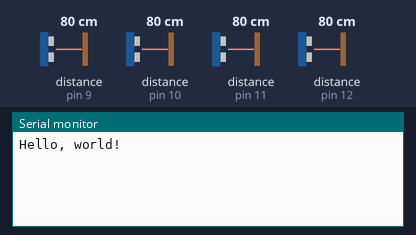
Bench run of a program on a simulated Teensy 3. Shown: the last lines printed to the serial monitor. Wiring (inferred from the names in the program): 4 × ultrasonic range finder: trigger pin 13, echo pin 12 / trigger A0, echo pin 11 / trigger A1, echo pin 10 / trigger A2, echo pin 9. Inputs (shaded band) come from the test bench; at power-on: distance to the obstacle (sensors on pin 10, pin 12, pin 9, pin 11) 80 cm. The echo pulse lasts 58.3 µs per cm.

Above: at 1.6 s.
1.7 s: distance to the obstacle (sensor on pin 10) set to 2 cm
At 3.0 s:
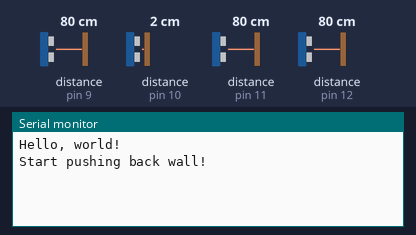
3.5 s: distance to the obstacle (sensor on pin 12) set to 2 cm
At 4.2 s:
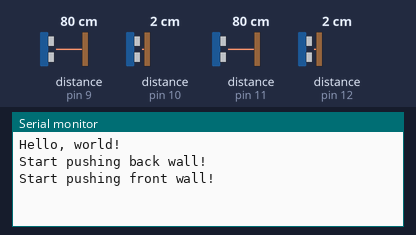

The program:

main.cpp
```cpp
#include <Arduino.h>

#define leftFrontUltraTrigPin     13
#define leftFrontUltraEchoPin     12
#define rightFrontUltraTrigPin    14
#define rightFrontUltraEchoPin    11
#define leftBackUltraTrigPin      15
#define leftBackUltraEchoPin      10
#define rightBackUltraTrigPin     16
#define rightBackUltraEchoPin     9

const int trigPeriod = 20000;
const int wallThresHigh = 50;
const int wallThresLow = 40;
IntervalTimer unitTimer;

int timer = 0;
int leftFrontEchoRiseTime = 0;
int leftFrontEchoFallTime = 0;
int rightFrontEchoRiseTime = 0;
int rightFrontEchoFallTime = 0;
int leftBackEchoRiseTime = 0;
int leftBackEchoFallTime = 0;
int rightBackEchoRiseTime = 0;
int rightBackEchoFallTime = 0;
int leftFrontDis = 8888888;
int rightFrontDis = 8888888;
int leftBackDis = 8888888;
int rightBackDis = 8888888;

void timerCount(void);
void leftFrontEchoRise(void);
void leftFrontEchoFall(void);
void rightFrontEchoRise(void);
void rightFrontEchoFall(void);
void leftBackEchoRise(void);
void leftBackEchoFall(void);
void rightBackEchoRise(void);
void rightBackEchoFall(void);
bool eventFrontWallTouched(void);
bool eventBackWallTouched(void);

void setup() {
  // put your setup code here, to run once:
  Serial.begin(9600);
  while(!Serial);
  Serial.println("Hello, world!");
  pinMode(leftFrontUltraTrigPin, OUTPUT);
  pinMode(rightFrontUltraTrigPin, OUTPUT);
  pinMode(leftBackUltraTrigPin, OUTPUT);
  pinMode(rightBackUltraTrigPin, OUTPUT);
  digitalWrite(leftFrontUltraTrigPin, LOW);
  digitalWrite(rightFrontUltraTrigPin, LOW);
  digitalWrite(leftBackUltraTrigPin, LOW);
  digitalWrite(rightBackUltraTrigPin, LOW);
  pinMode(leftFrontUltraEchoPin, INPUT);
  pinMode(rightFrontUltraEchoPin, INPUT);
  pinMode(leftBackUltraEchoPin, INPUT);
  pinMode(rightBackUltraEchoPin, INPUT);

  unitTimer.begin(timerCount, 5);
  attachInterrupt(digitalPinToInterrupt(leftFrontUltraEchoPin), leftFrontEchoRise, RISING);
  attachInterrupt(digitalPinToInterrupt(leftFrontUltraEchoPin), leftFrontEchoFall, FALLING);
  attachInterrupt(digitalPinToInterrupt(rightFrontUltraEchoPin), rightFrontEchoRise, RISING);
  attachInterrupt(digitalPinToInterrupt(rightFrontUltraEchoPin), rightFrontEchoFall, FALLING);
  attachInterrupt(digitalPinToInterrupt(leftBackUltraEchoPin), leftBackEchoRise, RISING);
  attachInterrupt(digitalPinToInterrupt(leftBackUltraEchoPin), leftBackEchoFall, FALLING);
  attachInterrupt(digitalPinToInterrupt(rightBackUltraEchoPin), rightBackEchoRise, RISING);
  attachInterrupt(digitalPinToInterrupt(rightBackUltraEchoPin), rightBackEchoFall, FALLING);
}

void loop() {
  // put your main code here, to run repeatedly:
  if(eventFrontWallTouched()){
    Serial.println("Start pushing front wall!");
  }
  if(eventBackWallTouched()){
    Serial.println("Start pushing back wall!");
  }
}

void timerCount(){
  timer ++;
  if(timer >= trigPeriod){
    timer = 0;
    digitalWrite(leftFrontUltraTrigPin, HIGH);
    digitalWrite(rightFrontUltraTrigPin, HIGH);
    digitalWrite(leftBackUltraTrigPin, HIGH);
    digitalWrite(rightBackUltraTrigPin, HIGH);
  }
  if(timer == 2){
    digitalWrite(leftFrontUltraTrigPin, LOW);
    digitalWrite(rightFrontUltraTrigPin, LOW);
    digitalWrite(leftBackUltraTrigPin, LOW);
    digitalWrite(rightBackUltraTrigPin, LOW);
  }
}

void leftFrontEchoRise(){
  leftFrontEchoRiseTime = timer;
}

void leftFrontEchoFall(){
  leftFrontEchoFallTime = timer;
  leftFrontDis = (leftFrontEchoFallTime - leftFrontEchoRiseTime)*0.85 - 80; //mm
}

void rightFrontEchoRise(){
  rightFrontEchoRiseTime = timer;
}

void rightFrontEchoFall(){
  rightFrontEchoFallTime = timer;
  rightFrontDis = (rightFrontEchoFallTime - rightFrontEchoRiseTime)*0.85 - 80; //mm
}

void leftBackEchoRise(){
  leftBackEchoRiseTime = timer;
}

void leftBackEchoFall(){
  leftBackEchoFallTime = timer;
  leftBackDis = (leftBackEchoFallTime - leftBackEchoRiseTime)*0.85 - 80; //mm
}

void rightBackEchoRise(){
  rightBackEchoRiseTime = timer;
}

void rightBackEchoFall(){
  rightBackEchoFallTime = timer;
  rightBackDis = (rightBackEchoFallTime - rightBackEchoRiseTime)*0.85 - 80; //mm
}

bool eventFrontWallTouched(){
  static int wallThres = wallThresLow;
  static int prevDis = 8888888;
  bool event = false;
  if(leftFrontDis < wallThres && prevDis >= wallThres){
    event = true;
    wallThres = wallThresHigh;
  }
  if(leftFrontDis >= wallThres && prevDis < wallThres){
    wallThres = wallThresLow;
  }
  prevDis = leftFrontDis;
  return event;
}

bool eventBackWallTouched(){
  static int wallThres = wallThresLow;
  static int prevDis = 8888888;
  bool event = false;
  if(leftBackDis < wallThres && prevDis >= wallThres){
    event = true;
    wallThres = wallThresHigh;
  }
  if(leftBackDis >= wallThres && prevDis < wallThres){
    wallThres = wallThresLow;
  }
  prevDis = leftBackDis;
  return event;
}
```

Measured:
- after the input at 1.7 s, the serial monitor: prints a new line after 0.30 s (image 1)
- after the input at 3.5 s, the serial monitor: prints a new line after 0.10 s (image 2)
